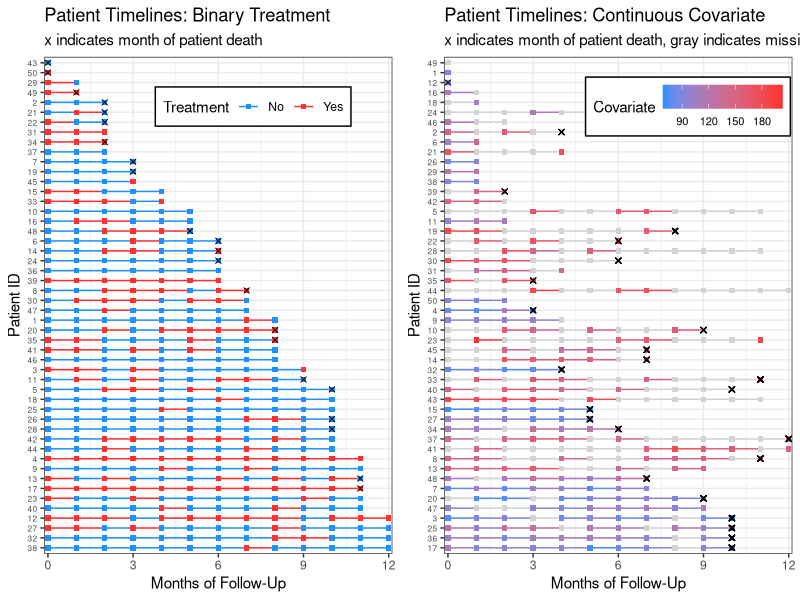
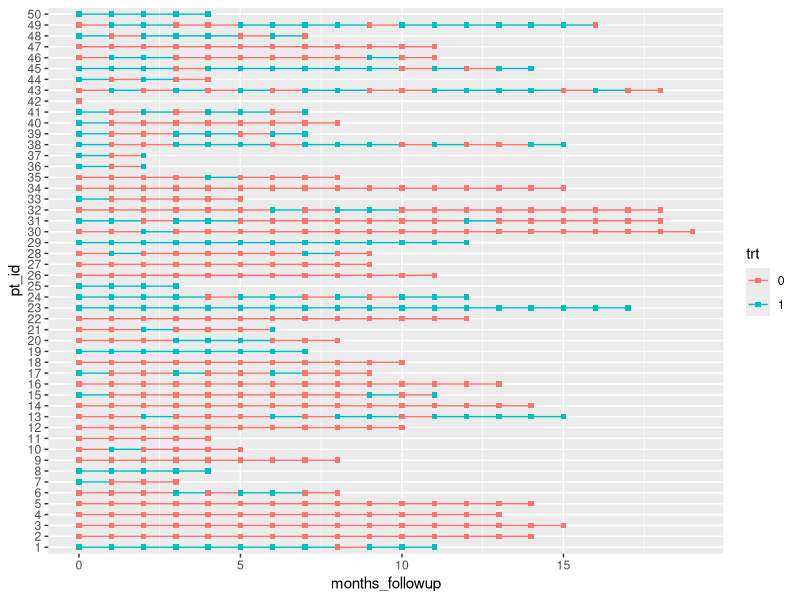
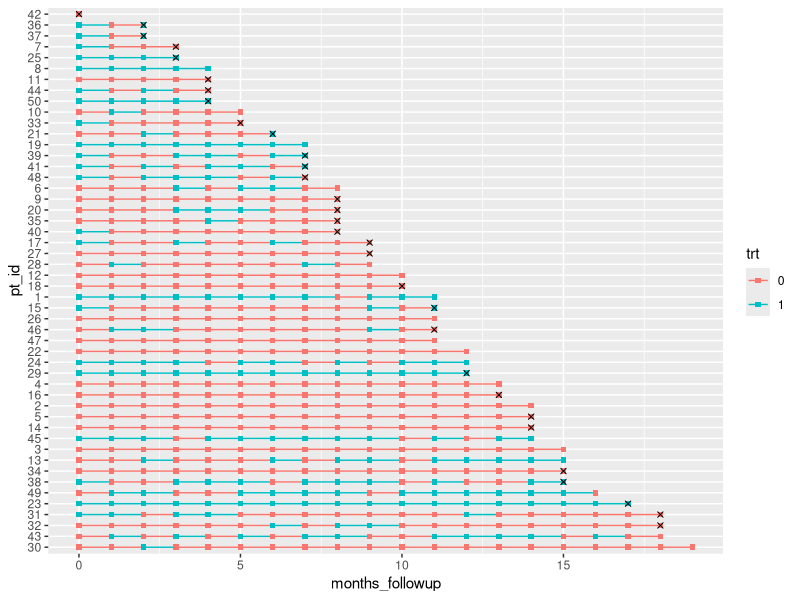
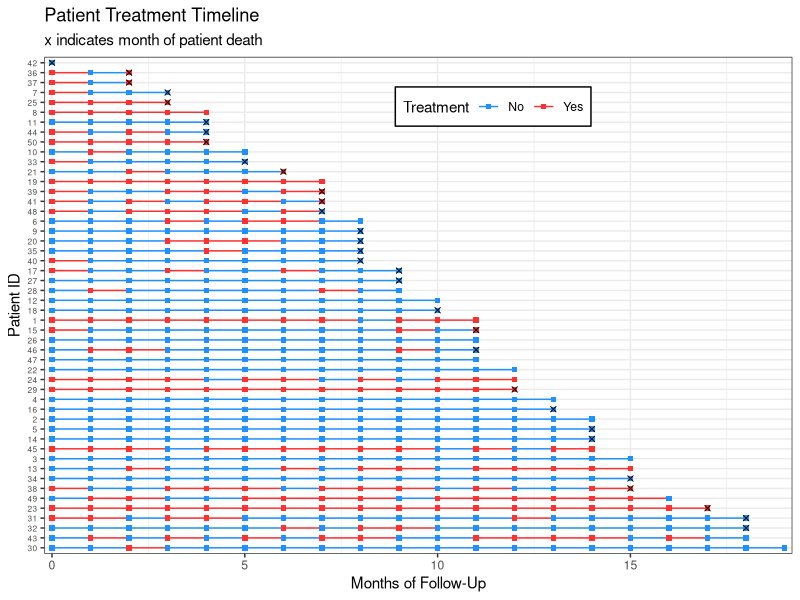
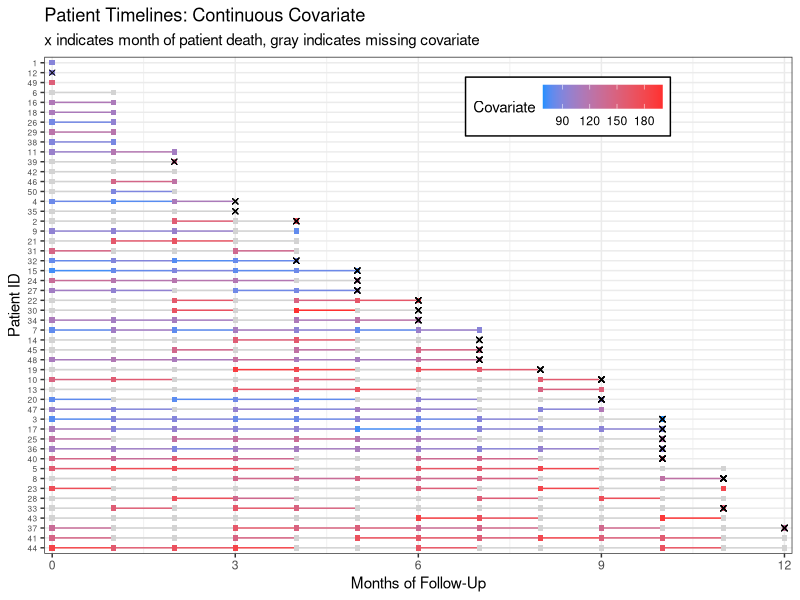
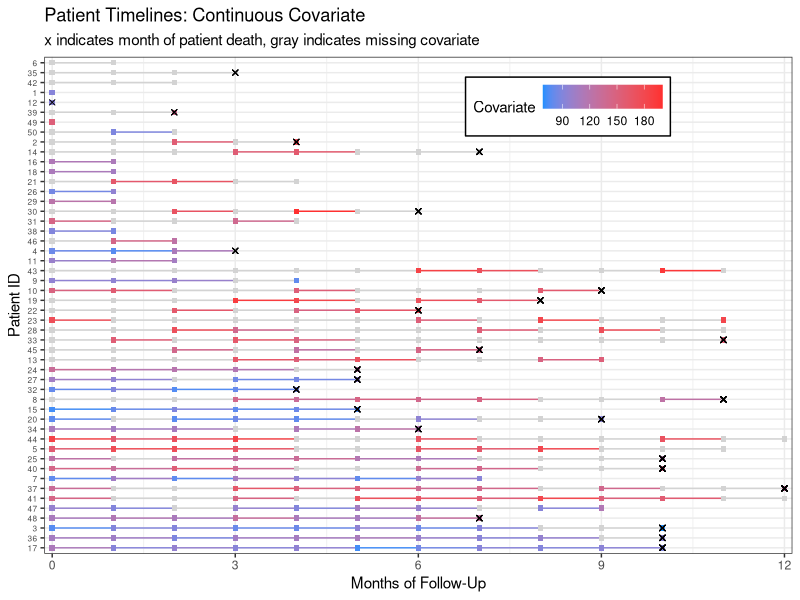

These figures' R source, in order:
## ---- chunk 1
knitr::opts_chunk$set(echo = TRUE, results="asis")
## ---- chunk 2
library(tidyverse, warn.conflicts = F)
set.seed(317)
n <- 50
dat <- 
  tibble(.rows = n) %>%  # empty data frame / tibble with n rows
  mutate(pt_id = factor(row_number()),  # patient ids are 1-n
         pt_trt_prob = runif(n,0,1), # randomly generate a treatment probability for each patient so we can see patterns
         months_followup = round(runif(n, 0, 12)), # randomly generate length of time in the study
         death = rbinom(n, 1, .5)) %>% # death randomly occurs at any time point. Obviously an unrealistic assumption. :)
  group_by(pt_id) %>%   # group by patient so we can do more data manipulation
  complete(months_followup = full_seq(0:max(months_followup), 1)) %>% # add in all the months patients are in the study
  fill(pt_trt_prob, .direction = "up") %>% # fill in the treatment probability I made earlier so I can use this to add treatment for every time point
  ungroup() %>% # no longer need patients grouped
  mutate(trt = factor(rbinom(row_number(), 1, pt_trt_prob^2)),  # fill in treatment for everyone based on their treatment probability
         death = replace_na(death, 0)) %>%  # also fill in death
  select(pt_id, months_followup, trt, death) # remove leftover columns from data generation

dat_cc <- 
  tibble(.rows = n) %>%
  mutate(pt_id = row_number(),
         months_followup = round(runif(n, 0, 12)),
         pt_cov_mean = runif(n, 80, 180),
         death = rbinom(n, 1, 0.5)) %>%
  group_by(pt_id) %>%
  complete(months_followup = full_seq(0:max(months_followup), 1)) %>%
  fill(pt_cov_mean, death, .direction = "up") %>%
  mutate(last_month_followup = max(months_followup),
         death_date = case_when(death == 1 ~ last_month_followup, TRUE ~ NA_real_)) %>%
  ungroup() %>%
  mutate(cov = rnorm(row_number(), pt_cov_mean, 10)) 

dat_cc_samp <- dat_cc %>%
  mutate(idx = row_number()) %>%
  sample_frac(.4, weight = pt_cov_mean^3)  %>% # sample 40% of data, with weights for the sample determined by the patient's mean covariate. This would mean patients with a higher covariate are more likely to have missing data. Perhaps they are sicker patients!
  pull(idx)

dat_cc_miss  <- dat_cc %>%
  mutate(cov = case_when(row_number() %in% dat_cc_samp ~ NA_real_,
                         TRUE ~ cov)) %>%
  select(pt_id, months_followup, cov, death)

p <- dat %>%
  group_by(pt_id) %>%
  mutate(last_month_followup = max(months_followup), 
         month_death = case_when(death == 1 ~ last_month_followup, TRUE ~ NA_real_)) %>%
  ungroup() %>%
  mutate(pt_id = fct_rev(fct_reorder(pt_id, last_month_followup)),
         # make the treatment variable labels nicer
         trt = factor(trt, levels=0:1, labels=c("No","Yes"))) %>%
  ggplot(aes(x = months_followup, y = pt_id, group = pt_id, col = trt)) +
  geom_line()  + 
  geom_point(shape = 15) + 
  geom_point(aes(x = month_death, y = pt_id), col = "black", shape = 4) +
  theme_bw() +
  labs(x = "Months of Follow-Up", y = "Patient ID", col = "Treatment",
       title = "Patient Timelines: Binary Treatment",
       subtitle = "x indicates month of patient death") +
  theme(axis.text.y = element_text(size=6),
        legend.position = c(.6, .9), legend.direction = "horizontal",
        legend.background = element_rect(linetype="solid", colour ="black")) +
  # remove extra space around timeline
  scale_x_continuous(expand=c(0.01,0.01)) +
  # set the color of the lines and points
  scale_color_manual(values=c("dodgerblue","firebrick1"))
p2 <- dat_cc_miss %>%
  group_by(pt_id) %>%
  mutate(last_month_followup = max(months_followup),
         # a column containing how many measures we have for each patient
         n_measures = sum(!is.na(cov))) %>%
  ungroup() %>%
  mutate(
    # reorder IDs by number of measures we have for each patient
    pt_id = fct_rev(fct_reorder(factor(pt_id), n_measures)),
  month_death = case_when(death == 1 ~ last_month_followup, TRUE ~ NA_real_)) %>%
  ggplot(aes(x = months_followup, y = pt_id,
             group = pt_id, col = cov)) +
  geom_line()  + 
  geom_point(shape = 15) + 
  geom_point(aes(x = month_death, y = pt_id), shape=4, col="black") +
  theme_bw() +
  labs(x = "Months of Follow-Up", y = "Patient ID", col = "Covariate",
       title = "Patient Timelines: Continuous Covariate",
       subtitle = "x indicates month of patient death, gray indicates missing covariate") +
  theme(axis.text.y = element_text(size=6),
        legend.position = c(.7, .9),
        legend.direction = "horizontal",
        legend.background = element_rect(linetype="solid", colour ="black"),
        legend.text=element_text(size=8)) +
  scale_x_continuous(expand=c(0.01,0.01)) +
  scale_color_gradient(low="dodgerblue",high="firebrick1",na.value = "lightgray",
                       breaks=c(90, 120, 150, 180)) 

gridExtra::grid.arrange(p, p2, nrow=1)

## ---- chunk 3
library(tidyverse)
## ---- chunk 4
set.seed(7)
n <- 50 # The data sets I make these visualizations for are typically 100-500 patients in size, but for space purposes I'll set my n to only 50.
dat <- 
  tibble(.rows = n) %>%  # empty data frame / tibble with n rows
  mutate(pt_id = factor(row_number()),  # patient ids are 1-n
         pt_trt_prob = runif(n,0,1), # randomly generate a treatment probability for each patient so we can see patterns
         months_followup = round(runif(n, 0, 20)), # randomly generate length of time in the study
         death = rbinom(n, 1, .5)) %>% # death randomly occurs at any time point. Obviously an unrealistic assumption. :)
  group_by(pt_id) %>%   # group by patient so we can do more data manipulation
  complete(months_followup = full_seq(0:max(months_followup), 1)) %>% # add in all the months patients are in the study
  fill(pt_trt_prob, .direction = "up") %>% # fill in the treatment probability I made earlier so I can use this to add treatment for every time point
  ungroup() %>% # no longer need patients grouped
  mutate(trt = factor(rbinom(row_number(), 1, pt_trt_prob^2)),  # fill in treatment for everyone based on their treatment probability
         death = replace_na(death, 0)) %>%  # also fill in death
  select(pt_id, months_followup, trt, death) # remove leftover columns from data generation
## ---- chunk 5
knitr::kable(head(dat))
## ---- chunk 6
dat %>%
  ggplot(aes(x = months_followup, y = pt_id, group = pt_id, col = trt)) +
  geom_line()  + 
  geom_point(shape = 15)
## ---- chunk 7
dat %>%
  group_by(pt_id) %>%
  # make a new column with all patients last follow up visit
  mutate(last_month_followup = max(months_followup), 
         # new variable for month that patients died, if they died
         month_death = case_when(death == 1 ~ last_month_followup, TRUE ~ NA_real_)) %>%
         # reorder pt id by last month of follow up (highest to lowest)
         # without fct_rev, chart is arranged in opposite direction (lowest to highest)
  ungroup() %>%
  mutate(pt_id = fct_rev(fct_reorder(pt_id, last_month_followup))) %>%
  ggplot(aes(x = months_followup, y = pt_id, group = pt_id, col = trt)) +
  geom_line()  + 
  geom_point(shape = 15) + 
  # add in a new mapping layer of points that correspond to death
  geom_point(aes(x = month_death, y = pt_id), col = "black", shape = 4) 
## ---- chunk 8
dat %>%
  group_by(pt_id) %>%
  mutate(last_month_followup = max(months_followup), 
         month_death = case_when(death == 1 ~ last_month_followup, TRUE ~ NA_real_)) %>%
  ungroup() %>%
  mutate(pt_id = fct_rev(fct_reorder(pt_id, last_month_followup)),
         # make the treatment variable labels nicer
         trt = factor(trt, levels=0:1, labels=c("No","Yes"))) %>%
  ggplot(aes(x = months_followup, y = pt_id, group = pt_id, col = trt)) +
  geom_line()  + 
  geom_point(shape = 15) + 
  geom_point(aes(x = month_death, y = pt_id), col = "black", shape = 4) +
  theme_bw() +
  labs(x = "Months of Follow-Up", y = "Patient ID", col = "Treatment",
       title = "Patient Treatment Timeline",
       subtitle = "x indicates month of patient death") +
  # edit legend box and make patient ids small
  theme(axis.text.y = element_text(size=6),
        legend.position = c(.6, .9), legend.direction = "horizontal",
        legend.background = element_rect(linetype="solid", colour ="black")) +
  # remove extra space around timeline
  scale_x_continuous(expand=c(0.01,0.01)) +
  # set the color of the lines and points
  scale_color_manual(values=c("dodgerblue","firebrick1"))
## ---- chunk 9
dat_cc_samp <- dat_cc %>%
  mutate(idx = row_number()) %>%
  sample_frac(.4, weight = pt_cov_mean^3)  %>% # sample 40% of data, with weights for the sample determined by the patient's mean covariate. This would mean patients with a higher mean covariate measure are more likely to have missing data.
  pull(idx)

dat_cc_miss  <- dat_cc %>%
  mutate(cov = case_when(row_number() %in% dat_cc_samp ~ NA_real_,
                         TRUE ~ cov)) %>%
  select(pt_id, months_followup, cov, death)
## ---- chunk 10
knitr::kable(head(dat_cc_miss))
## ---- chunk 11
dat_cc_miss %>%
  group_by(pt_id) %>%
  mutate(last_month_followup = max(months_followup), 
         month_death = case_when(death == 1 ~ last_month_followup, TRUE ~ NA_real_)) %>%
  ungroup() %>%
  mutate(pt_id = fct_rev(fct_reorder(factor(pt_id), last_month_followup))) %>%
  ggplot(aes(x = months_followup, y = pt_id,
             group = pt_id, col = cov)) +
  geom_line()  + 
  geom_point(shape = 15) + 
  geom_point(aes(x = month_death, y = pt_id), shape=4, col="black") +
  theme_bw() +
  labs(x = "Months of Follow-Up", y = "Patient ID", col = "Covariate",
       title = "Patient Timelines: Continuous Covariate",
       subtitle = "x indicates month of patient death, gray indicates missing covariate") +
  theme(axis.text.y = element_text(size=6),
        legend.position = c(.7, .9),
        legend.direction = "horizontal",
        legend.background = element_rect(linetype="solid", colour ="black")) +
  scale_x_continuous(expand=c(0.01,0.01)) +
  scale_color_gradient(low="dodgerblue", high="firebrick1", na.value = "lightgray",
                       breaks=c(90, 120, 150, 180)) 
## ---- chunk 12
dat_cc_miss %>%
  group_by(pt_id) %>%
  mutate(last_month_followup = max(months_followup),
         # a column containing how many measures we have for each patient
         n_measures = sum(!is.na(cov))) %>%
  ungroup() %>%
  mutate(
    # reorder IDs by number of measures we have for each patient
    pt_id = fct_rev(fct_reorder(factor(pt_id), n_measures)),
  month_death = case_when(death == 1 ~ last_month_followup, TRUE ~ NA_real_)) %>%
  ggplot(aes(x = months_followup, y = pt_id,
             group = pt_id, col = cov)) +
  geom_line()  + 
  geom_point(shape = 15) + 
  geom_point(aes(x = month_death, y = pt_id), shape=4, col="black") +
  theme_bw() +
  labs(x = "Months of Follow-Up", y = "Patient ID", col = "Covariate",
       title = "Patient Timelines: Continuous Covariate",
       subtitle = "x indicates month of patient death, gray indicates missing covariate") +
  theme(axis.text.y = element_text(size=6),
        legend.position = c(.7, .9),
        legend.direction = "horizontal",
        legend.background = element_rect(linetype="solid", colour ="black")) +
  scale_x_continuous(expand=c(0.01,0.01)) +
  scale_color_gradient(low="dodgerblue",high="firebrick1",na.value = "lightgray",
                       breaks=c(90, 120, 150, 180)) 
